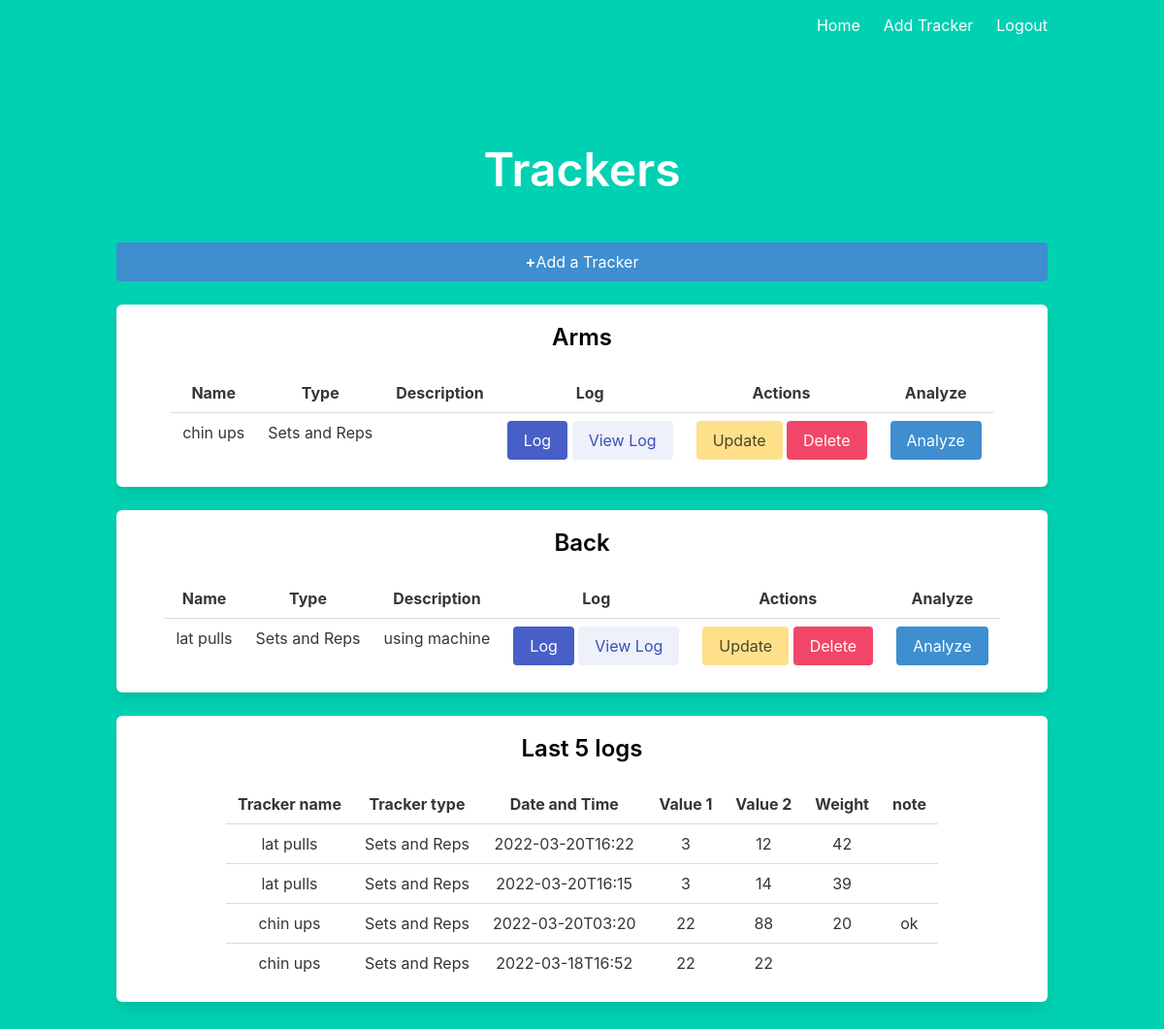
The page /dashboard (signed in) on the database its author committed.
### main.py (models this page shows)
class tracker(db.Model):
    __tablename__ = 'tracker'
    id = db.Column(db.Integer, primary_key=True,
                   autoincrement=True, nullable=False)
    name = db.Column(db.String, nullable=False)
    option = db.Column(db.String, nullable=False)
    group = db.Column(db.String, nullable=False)
    description = db.Column(db.String)
    u_id = db.Column(db.String, db.ForeignKey(user.id), nullable=False)

class log(db.Model):
    __tablename__ = 'log'
    id = db.Column(db.Integer, primary_key=True,
                   autoincrement=True, nullable=False)
    t_id = db.Column(db.Integer, db.ForeignKey(tracker.id), nullable=False)
    timestamp = db.Column(db.String, nullable=False)
    value_1 = db.Column(db.Integer, nullable=False)
    value_2 = db.Column(db.Integer)
    weight = db.Column(db.Integer)
    note = db.Column(db.String)

### main.py (the view)
@app.route('/dashboard')
def dashboard():
    if 'user' not in session:
        return redirect(url_for('index'))
    username = session['user']
    uid = user.query.filter_by(username=username).first().id
    tids = []
    groups = {}
    trackers = tracker.query.filter_by(u_id=uid).all()
    for t in trackers:
        tids.append(t.id)
        if t.group not in groups.keys():
            groups[t.group] = [copy.copy(t)]
        else:
            groups[t.group].append(copy.copy(t))
    ulogs = db.session.execute(
        'select log.timestamp, log.value_1, log.value_2, log.weight, log.note, tracker.name, tracker.option from log, tracker where log.t_id = tracker.id and log.t_id in (select t.id from user u, tracker t where t.u_id = u.id and u.id={uid}) order by log.id desc'.format(uid=uid))
    return render_template("dashboard.html", groups=groups, ulogs=ulogs)

### templates/dashboard.html
{% extends "layout.html" %} {% block body %}
<div class="section">
  <h1 class="title is-1">Trackers</h1>
</div>
<div class="block">
  <a href="/add_tracker" class="button is-info is-fullwidth">
    <strong>+</strong> Add a Tracker</a
  >
</div>
{% for group in groups.keys() %}
<div class="box">
  <div class="block">
    <h1 class="title is-4" style="color: black">{{ group }}</h1>
  </div>
  <table class="table" , style="margin-left: auto; margin-right: auto">
    <thread>
      <tr>
        <th>Name</th>
        <th>Type</th>
        <th>Description</th>
        <th>Log</th>
        <th>Actions</th>
        <th>Analyze</th>
      </tr>
    </thread>
    {% for tracker in groups[group] %}
    <tr>
      <td>{{tracker.name}}</td>
      <td>{{tracker.option}}</td>
      <td>{{tracker.description}}</td>
      <td>
        <a class="button is-link" href="/log/{{tracker.id}}">Log</a>
        <a class="button is-link is-light" href="/view_log/{{tracker.id}}"
          >View Log</a
        >
      </td>
      <td>
        <a class="button is-warning" href="/update_tracker/{{tracker.id}}"
          >Update</a
        >
        <a class="button is-danger" href="/delete_tracker/{{tracker.id}}"
          >Delete</a
        >
      </td>
      <td><a href="/analyze_tracker/{{tracker.id}}" class="button is-info">Analyze</a></td>
    </tr>
    {% endfor %}
  </table>
</div>
{% endfor %}
<div class="box">
    <div class="block">
      <h1 class="title is-4" style="color: black">Last 5 logs</h1>
    </div>
<table class="table" , style="margin-left: auto; margin-right: auto">
    <thread>
        <tr>
            <th>Tracker name</th>
            <th>Tracker type</th>
          <th>Date and Time</th>
          <th>Value 1</th>
          <th>Value 2</th>
          <th>Weight</th>
          <th>note</th>
        </tr>
      </thread>
    {% for log in ulogs %}
    <tr>
        <td>{{ log.name }}</td>
        <td>{{ log.option }}</td>
        <td>{{ log.timestamp }}</td>
        <td>{{ log.value_1 }}</td>
        <td>{{ log.value_2 }}</td>
        <td>{{ log.weight }}</td>
        <td>{{ log.note }}</td>
    </tr>
    {% endfor %}
</table>
</div>
  {% endblock %}

### rows shown on the page
tracker: group "Arms", name "chin ups", option "Sets and Reps"
tracker: group "Back", name "lat pulls", option "Sets and Reps", description "using machine"
log: name "lat pulls", option "Sets and Reps", timestamp "2022-03-20T16:22", value_1 "3", value_2 "12", weight "42"
log: name "lat pulls", option "Sets and Reps", timestamp "2022-03-20T16:15", value_1 "3", value_2 "14", weight "39"
log: name "chin ups", option "Sets and Reps", timestamp "2022-03-20T03:20", value_1 "22", value_2 "88", weight "20", note "ok"
log: name "chin ups", option "Sets and Reps", timestamp "2022-03-18T16:52", value_1 "22", value_2 "22"
